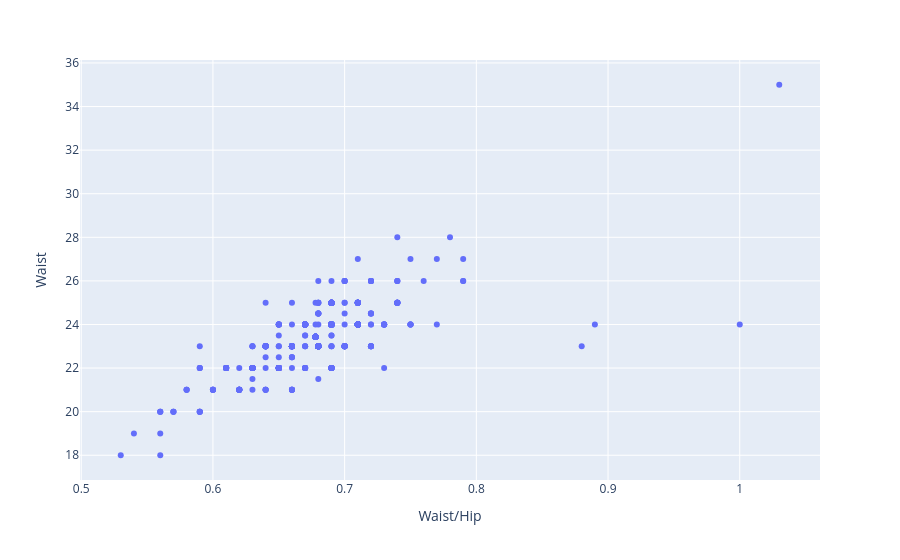

Notebook code for this chart:
### Code cell
fig = px.scatter(df, "Waist/Hip", "Waist")
fig.show()

### Figure 1 — Plotly figure (JSON) as saved in the notebook; plotly's stock layout.template omitted (floating-point values rounded to 4 significant figures; data arrays with more than 128 entries replaced by an {"elided": "..."} marker saying what was removed)
{"data": [{"hovertemplate": "Waist/Hip=%{x}<br>Waist=%{y}<extra></extra>", "legendgroup": "", "marker": {"color": "#636efa", "symbol": "circle"}, "mode": "markers", "name": "", "orientation": "v", "showlegend": false, "type": "scatter", "x": {"elided": "662 float values"}, "xaxis": "x", "y": {"elided": "662 float values"}, "yaxis": "y"}], "layout": {"legend": {"tracegroupgap": 0}, "margin": {"t": 60}, "xaxis": {"anchor": "y", "domain": [0, 1], "title": {"text": "Waist/Hip"}}, "yaxis": {"anchor": "x", "domain": [0, 1], "title": {"text": "Waist"}}}}
